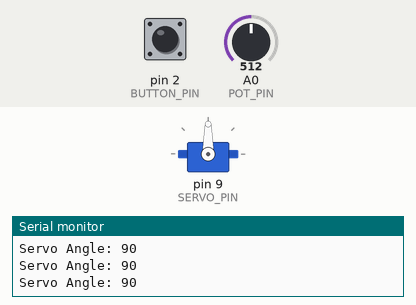
Simulated run of this sketch. Board: Arduino Uno, built with avr-gcc and run on an emulated ATmega328P. On the bench: servo, the last lines printed to the serial monitor. The inputs (shaded band) are chosen by the test bench; at power-on: pin 2 (BUTTON_PIN) HIGH, A0 (POT_PIN) = 512.

Above: at 1.2 s.
1.3 s: pin 2 (BUTTON_PIN) pulled LOW for 0.25 s
At 1.85 s:
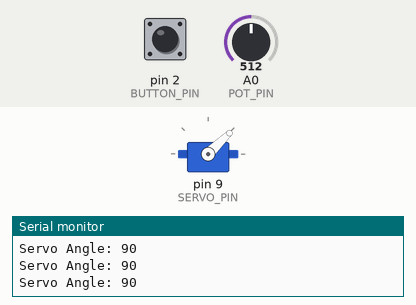
4.3 s: A0 (POT_PIN) set to 306
6.7 s: A0 (POT_PIN) set to 0
At 8.0 s:
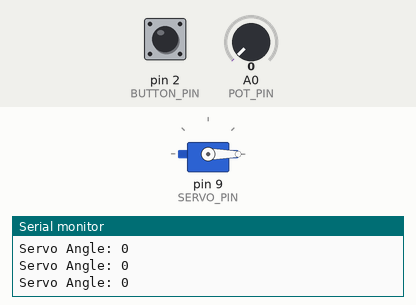
8.3 s: A0 (POT_PIN) set to 1023
At 9.5 s:
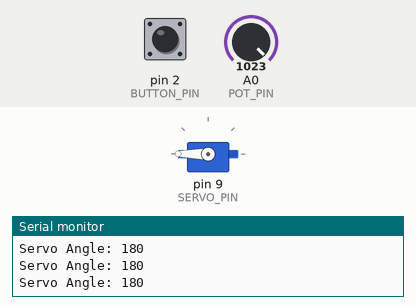
Timing chart, 0 to 10.9 s (numbered marks = the images above; inputs shaded):
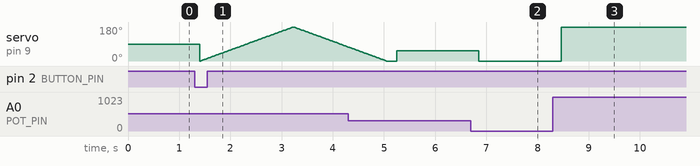

Measured:
- after the input at 6.7 s, servo on pin 9 (SERVO_PIN): 53° → 0° after 0.16 s
- after the input at 8.3 s, servo on pin 9 (SERVO_PIN): 0° → 180° after 0.16 s

The sketch:

servo_control.ino
```cpp
/*
 * Author      : Puthiyaraj P
 * Date        : 05-07-2026
 * Assignment  : Q25 - Servo Motor Sweep
 * Description : Pot controls servo angle. Button performs full sweep.
 */

#include <Servo.h>

Servo servo;

#define POT_PIN A0
#define BUTTON_PIN 2
#define SERVO_PIN 9

void setup() {

  Serial.begin(9600);

  servo.attach(SERVO_PIN);

  pinMode(BUTTON_PIN, INPUT_PULLUP);
}

void loop() {

  int potValue = analogRead(POT_PIN);

  int angle = map(potValue, 0, 1023, 0, 180);

  servo.write(angle);

  Serial.print("Servo Angle: ");
  Serial.println(angle);

  if (digitalRead(BUTTON_PIN) == LOW) {

    // 0 -> 180
    for(int i=0;i<=180;i++){
      servo.write(i);
      delay(10);
    }

    //180 ->0
    for(int i=180;i>=0;i--){
      servo.write(i);
      delay(10);
    }
  }

  delay(200);
}
```
